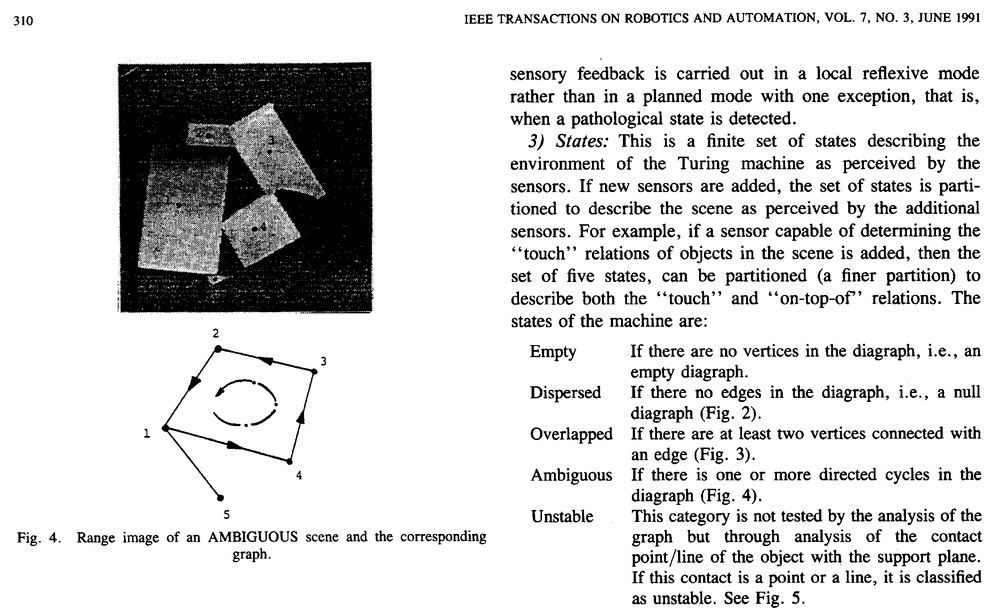
#> input picture projeto 3/pictures/text.pbm, 1000 x 615 px, shrunk from 2233 x 1374 before the run
$ python main.py pictures/text.pbm results/text.pbm
#> lines starting #> are read from the running program, lines starting #| are printed output that depends on the picture
### projeto 3/image_manager.py
import cv2
from morphological import Morphological


class ImageManager:

    @staticmethod
    def analyze_image(input_file_path, output_file_path, use_morphological=True):
        image = cv2.imread(input_file_path, 0)
        image, lines_count, words_count = Morphological.analyze_text_image(image, use_morphological)
        cv2.imwrite(output_file_path, image)
        print("{}: {} linhas e {} palavras encontradas".format(output_file_path, lines_count, words_count))

### projeto 3/morphological.py
import cv2
import numpy as np
import subprocess
import math
from connected_component import ConnectedComponent


class Morphological:

    @staticmethod
    def analyze_text_image(image, use_morphological=True):
        """
        Analisa um texto, encontrando palavras e linhas e contornando as palavras
        :param image: imagem a ser analisada
        :param use_morphological: define se deve ser usado o operador morfológico para classificar em palavras
        :return: imagem com os retângulos, quantidade de linhas e quantidade de palavras
        """
        original_image = np.invert(image)
        max_value = original_image.max()
        normalized_image = original_image / max_value

        result1 = Morphological.__steps_1_and_2(original_image)     # Passo 1 e 2: dilatação e erosão horizontal
        result3 = Morphological.__steps_3_and_4(original_image)     # Passo 3 e 4: dilatação e erosão vertical
        result5 = cv2.bitwise_and(result1, result3)                 # Passo 5: intersecção
        result6 = Morphological.__step_6(result5)                   # Passo 6: fechamento
        rectangles_file_path = Morphological.__step_7(result6)      # Passo 7: detecção de componentes

        # Passo 8 e 9: definição de componentes de texto
        components = Morphological.__steps_8_and_9(normalized_image, rectangles_file_path)

        # Passo 10
        words_count = Morphological.__step_10(normalized_image, components, use_morphological)
        lines_count = len(components)

        # Volta a imagem para a escala original
        normalized_image = 1 - normalized_image
        normalized_image *= max_value

        return normalized_image, lines_count, words_count

    @staticmethod
    def __steps_1_and_2(original_image):
        """
        Executa dilatação e erosão horizontal
        :param original_image: imagem a ser aplicada
        :return: resultado da operação
        """
        kernel = np.ones((1, 100), np.uint8)
        image = cv2.dilate(original_image, kernel)     # Passo 1
        image = cv2.erode(image, kernel)               # Passo 2
        return image

    @staticmethod
    def __steps_3_and_4(original_image):
        """
        Executa dilatação e erosão vertical
        :param original_image: imagem a ser aplicada
        :return: resultado da operação
        """
        kernel = np.ones((200, 1), np.uint8)
        image = cv2.dilate(original_image, kernel)  # Passo 3
        image = cv2.erode(image, kernel)            # Passo 4
        return image

    @staticmethod
    def __step_6(result5):
        """
        Executa o fechamento da imagem
        :param result5: imagem a ser aplicada
        :return: resultado da operação
        """
        kernel = np.ones((1, 30), np.uint8)
        image = cv2.morphologyEx(result5, cv2.MORPH_CLOSE, kernel)
        return image

    @staticmethod
    def __step_7(result6):
        """
        Encontra as componentes conexas da imagem
        :param result6: imagem a ser procurada
        :return: path do arquivo com os retângulos de cada componente
        """
        result6 = np.invert(result6)
        intermediate_path = './intermediate.pbm'
        cv2.imwrite(intermediate_path, result6)

        subprocess.call(["gcc", "comp_conexos.c"])
        box_file_path = intermediate_path + ".tmp"
        intermediate_output_path = intermediate_path.replace(".pbm", "_out.pbm")
        with open(box_file_path, "w") as box_file:
            subprocess.call(["./a.out", intermediate_path, intermediate_output_path], stdout=box_file)
        return box_file_path

    @staticmethod
    def __steps_8_and_9(image, rectangles_file_path):
        """
        Classifica as componentes conexas de uma imagem em textuais ou não
        :param image: imagem a ser analisada
        :param rectangles_file_path: caminho do arquivo com os retângulos
        :return: componentes textuais encontradas
        """
        components = []

        with open(rectangles_file_path, "r") as rectangles_file:
            process = False

            for line in rectangles_file:

                # Encontrou a linha que começa os retângulos
                if process:
                    x1, y1, x2, y2 = [int(string) for string in line.rstrip().split(", ")]

                    # Passo 8: calcula as razões de pixels
                    component = ConnectedComponent(image, x1, y1, x2, y2)

                    # Passo 9: classificação como texto
                    if component.is_text():
                        components.append(component)

                # Vai avançando no arquivo até encontrar os retângulos
                elif line.find("Number of connected components") >= 0:
                    process = True

        return components

    @staticmethod
    def __step_10(image, components, use_morphological):
        """
        Encontra as palavras nas linhas
        :param image: imagem procurada
        :param components: componentes conexas textuais
        :param use_morphological: define se deve ser usado o operador morfológico
        :return: quantidade de palavras encontradas
        """
        # Passo 10a: classificação em palavras
        if use_morphological:
            Morphological.__find_words_using_morphological_filter(image, components)
        else:
            Morphological.__find_words_using_algorithm(components)

        # Passo 10b: desenho dos retângulos e contagem das palavras
        words_count = 0
        for component in components:
            component.draw_word_rectangles()
            words_count += len(component.words)

        return words_count

    @staticmethod
    def __find_words_using_morphological_filter(image, components):
        """
        Encontra as palavras na imagem com o operador morfológico
        :param image: imagem a ser procurada
        :param components: componentes textuais
        :return: imagem resultante
        """
        new_image = np.zeros(image.shape)

        for component in components:
            y1 = component.y1
            y2 = component.y2
            x1 = component.x1
            x2 = component.x2

            # Realiza o fechamento e procura as divisões entre palavras
            component_kernel = np.ones((2 * component.dy, math.ceil(component.dy * 0.22 + 0.62)), np.uint8)
            new_image[y1:y2, x1:x2] = cv2.morphologyEx(image[y1:y2, x1:x2], cv2.MORPH_CLOSE, component_kernel)
            component.image = new_image
            component.find_words(False)
            component.image = image

        return new_image

    # [8 lines left out: function __find_words_using_algorithm, not called in this run]

### projeto 3/main.py
import sys
from image_manager import ImageManager


# [10 lines left out: function generate_example, not called in this run]


def main():
    """
    Programa que dada uma imagem PBM coloca retângulo ao redor das palavras, conta elas e o número de linhas.
    Parâmetros da linha de comando:
    1. Path do arquivo de entrada ou "example", para gerar todos os exemplos
    2. Path do arquivo de saída
    3. Flag opcional "-a" para usar o algoritmo que considera limiar para classificar palavras
    """
    if sys.argv[1] == 'example':
        generate_example()
    else:
        use_morphological = "-a" not in sys.argv
        ImageManager.analyze_image(sys.argv[1], sys.argv[2], use_morphological)
#> in analyze_image, image is the input picture: shape (615, 1000); min 0, max 255, mean 215.8
#> in analyze_text_image, `original_image = np.invert(image)`:
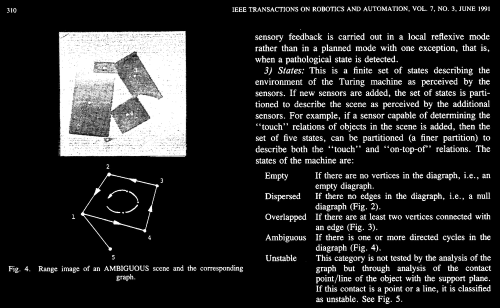
#> original_image: shape (615, 1000) (shown at 1/2 size); min 0, max 255, mean 39.2
#> in analyze_text_image, `max_value = original_image.max()`: max_value = 255
#> in __steps_1_and_2, `image = cv2.dilate(original_image, kernel)`:
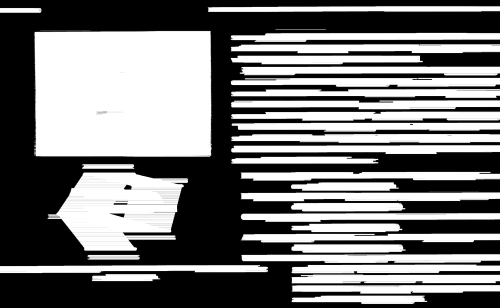
#> image: shape (615, 1000) (shown at 1/2 size); min 0, max 255, mean 122.2
#> in __steps_3_and_4, `image = cv2.dilate(original_image, kernel)`:
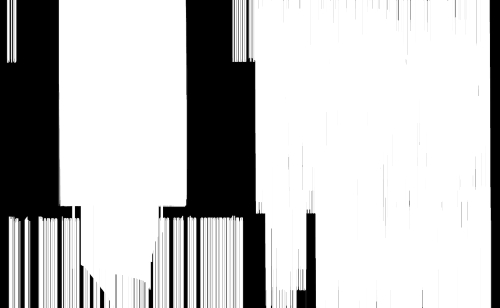
#> image: shape (615, 1000) (shown at 1/2 size); min 0, max 255, mean 190.8
#> in __steps_3_and_4, `image = cv2.erode(image, kernel)`:
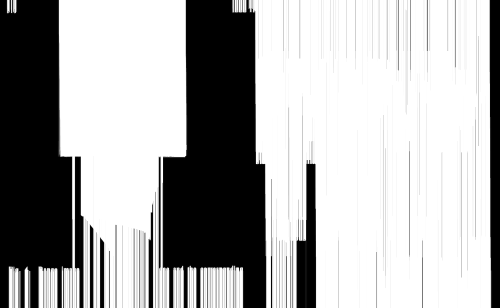
#> image: shape (615, 1000) (shown at 1/2 size); min 0, max 255, mean 170.6
#> in analyze_text_image, `result5 = cv2.bitwise_and(result1, result3)`:
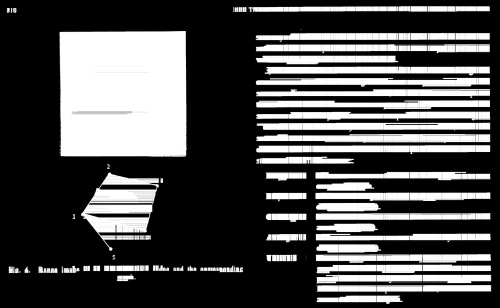
#> result5: shape (615, 1000) (shown at 1/2 size); min 0, max 255, mean 81.3
#> in __step_6, `image = cv2.morphologyEx(result5, cv2.MORPH_CLOSE, kernel)`:
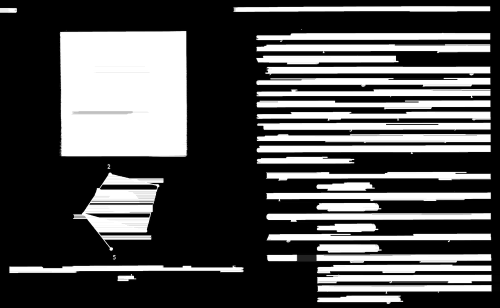
#> image: shape (615, 1000) (shown at 1/2 size); min 0, max 255, mean 83.2
#> in __step_7, `result6 = np.invert(result6)`:
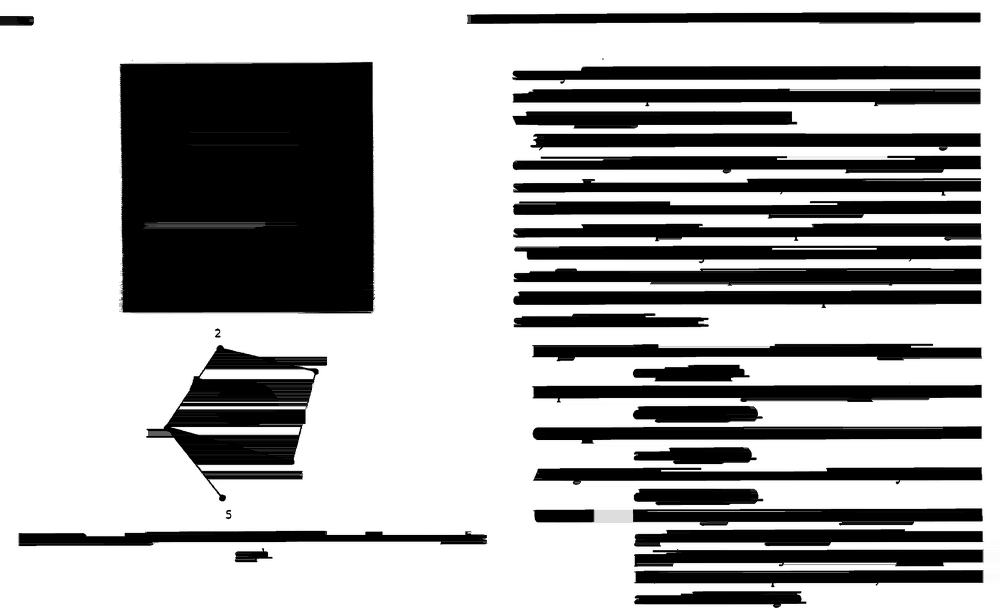
#> result6: shape (615, 1000); min 0, max 255, mean 171.8
#> in analyze_text_image, `rectangles_file_path = Morphological.__step_7(result6)`: rectangles_file_path = './intermediate.pbm.tmp'
#> after the loop in __steps_8_and_9, `for line in rectangles_file:`: components = []
#> after the loop in __step_10, `for component in components:`: words_count = 0
#| results/text.pbm: 0 linhas e 0 palavras encontradas


if __name__ == '__main__':
    main()

$ run again, with projeto 3/pictures/text_alg.pbm copied over projeto 3/pictures/text.pbm
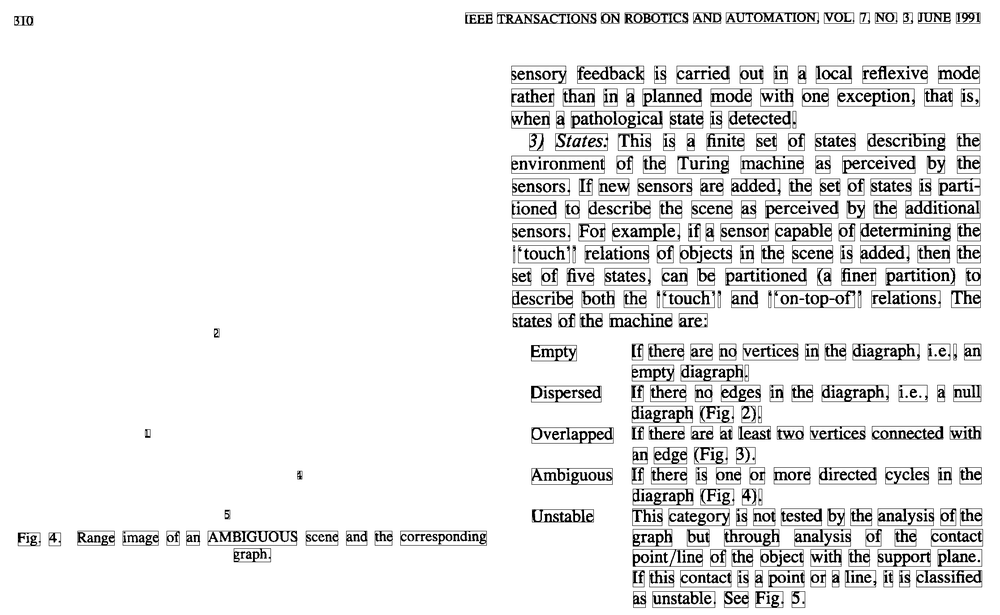
#> input picture projeto 3/pictures/text_alg.pbm, 1000 x 615 px, shrunk from 2233 x 1374 before the run
#> in analyze_image, image is the input picture: shape (615, 1000); min 0, max 255, mean 233.9
#> in analyze_text_image, `original_image = np.invert(image)`:
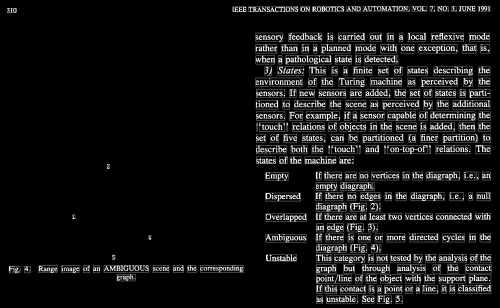
#> original_image: shape (615, 1000) (shown at 1/2 size); min 0, max 255, mean 21.1
#> max_value = 255
#> in __step_7, `result6 = np.invert(result6)`:
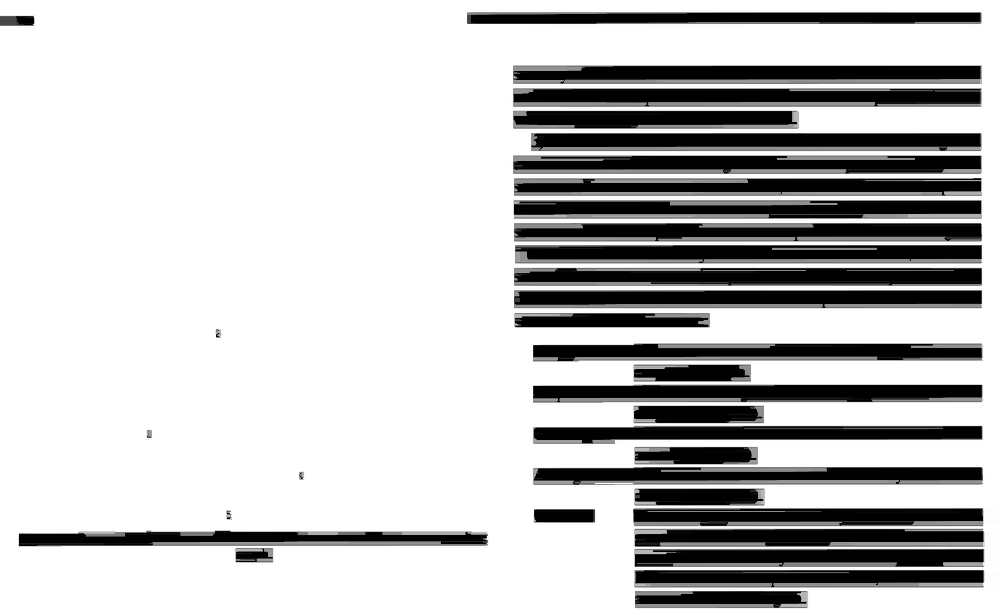
#> result6: shape (615, 1000); min 0, max 255, mean 194.4
#> rectangles_file_path = './intermediate.pbm.tmp'
#> after the loop in __steps_8_and_9, `for line in rectangles_file:`: components = []
#> after the loop in __step_10, `for component in components:`: words_count = 0
#| results/text.pbm: 0 linhas e 0 palavras encontradas
